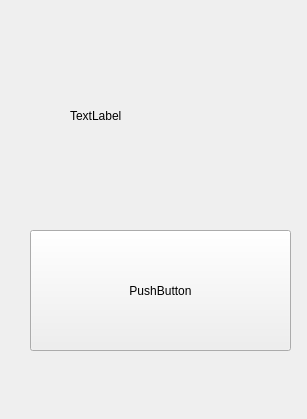
<?xml version="1.0" encoding="UTF-8"?>
<ui version="4.0">
 <class>MainWindow</class>
 <widget class="QMainWindow" name="MainWindow">
  <property name="geometry">
   <rect>
    <x>0</x>
    <y>0</y>
    <width>307</width>
    <height>419</height>
   </rect>
  </property>
  <property name="windowTitle">
   <string>MainWindow</string>
  </property>
  <widget class="QWidget" name="centralwidget">
   <widget class="QLabel" name="label">
    <property name="geometry">
     <rect>
      <x>70</x>
      <y>20</y>
      <width>191</width>
      <height>191</height>
     </rect>
    </property>
    <property name="text">
     <string>TextLabel</string>
    </property>
   </widget>
   <widget class="QPushButton" name="pushButton">
    <property name="geometry">
     <rect>
      <x>30</x>
      <y>230</y>
      <width>261</width>
      <height>121</height>
     </rect>
    </property>
    <property name="text">
     <string>PushButton</string>
    </property>
   </widget>
  </widget>
 </widget>
 <resources/>
 <connections/>
</ui>
